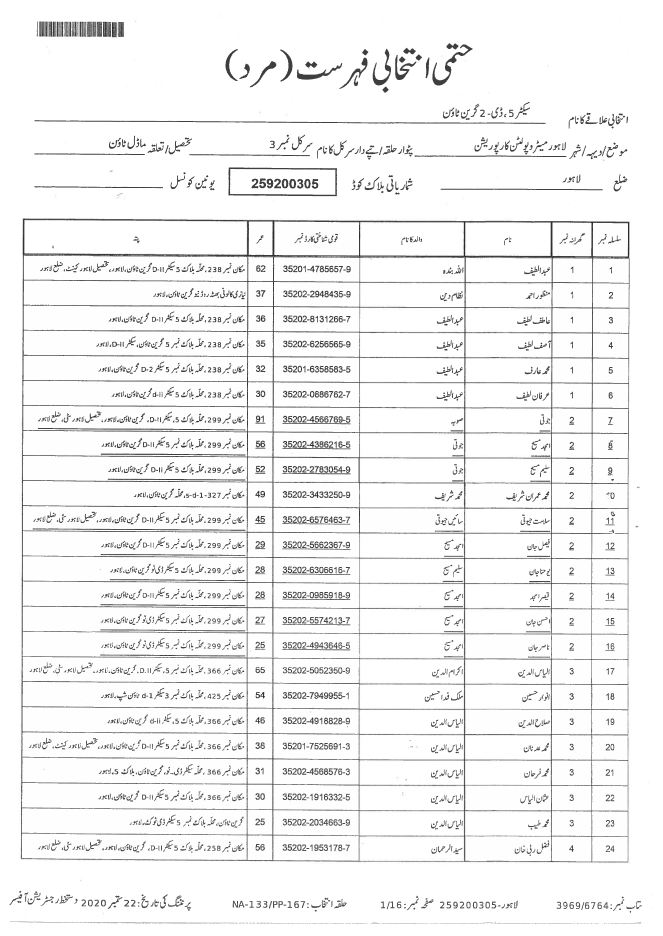
#> input picture pdf_img/16544460977400001-03.jpg, 2649 x 3743 px (shown at 1/4 size); its folder holds only this picture in this run
$ python focus_border.py
#> lines starting #> are read from the running program, lines starting #| are printed output that depends on the picture; after the words box and inside, x2 and y2 are one past the last pixel; in counts of white or black regions, pixels touching at a corner belong together
#> in box_extraction, img is the input picture: shape (3743, 2649, 3); min 16, max 255, mean 242
import cv2
import numpy as np
import time
import csv
import pytesseract
import os
import threading

## Init
global thread_kill_flags
input_folder = "pdf_img/"
output_folder = "output_img/"
out_csv = "table_1.csv"
pytesseract.pytesseract.tesseract_cmd = r"C:\Program Files\Tesseract-OCR\tesseract.exe"

# [11 lines left out: function img_preprocessing, not called in this run]


def caculate_time_difference(start_milliseconds, end_milliseconds, filename):
    if filename == 'total':
        diff_milliseconds = int(end_milliseconds) - int(start_milliseconds)
        seconds=(diff_milliseconds / 1000) % 60
        minutes=(diff_milliseconds/(1000*60))%60
        hours=(diff_milliseconds/(1000*60*60))%24
        print("Total run time", hours,":",minutes,":",seconds)
    else:
        diff_milliseconds = int(end_milliseconds) - int(start_milliseconds)
        seconds=(diff_milliseconds / 1000) % 60
        print(seconds, "s", filename)

# [22 lines left out: function sort_contours, not called in this run]


def draw_green_line(img):
    img_gry = cv2.cvtColor(img, cv2.COLOR_BGR2GRAY)
    img_cny = cv2.Canny(img_gry, 50, 200)
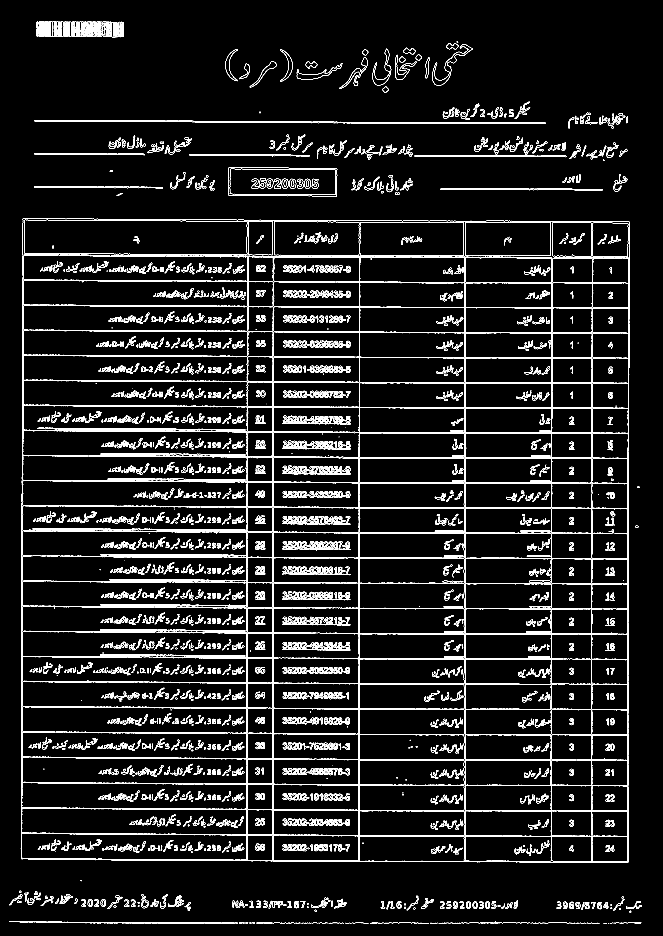
#> img_cny: shape (3743, 2649) (shown at 1/4 size); 3.9% white in thin lines or dots
    lns = cv2.ximgproc.createFastLineDetector().detect(img_cny)
    img_cpy = img.copy()

    for ln in lns:
        x1 = int(ln[0][0])
        y1 = int(ln[0][1])
        x2 = int(ln[0][2])
        y2 = int(ln[0][3])

        cv2.line(img_cpy, pt1=(x1, y1), pt2=(x2, y2),
                color=(0, 0, 0), thickness=5)
#> this loop made 10287 passes
#> (ln, x1, y1, x2, y2) on passes 1 to 3: ([[177, 85.11, 163, 84.76]], 176, 85, 163, 84), ([[146.4, 84.99, 145.7, 144]], 146, 84, 145, 143), ([[155, 85, 153.6, 96.95]], 155, 85, 153, 96)
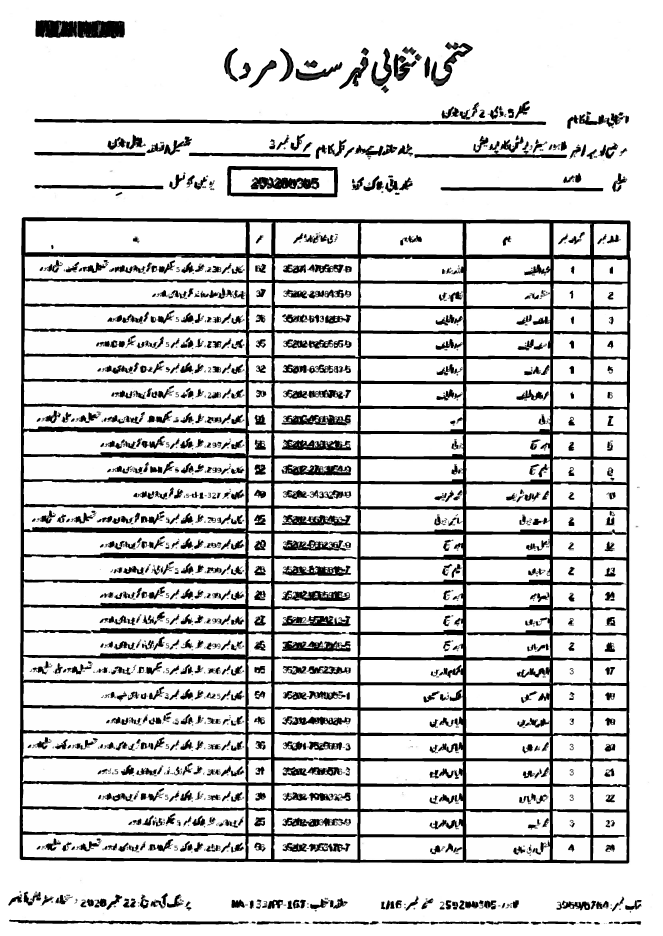
#> img_cpy: shape (3743, 2649, 3) (shown at 1/4 size); min 0, max 255, mean 209.5

        # print("Coords: ({}, {})->({}, {})".format(x1, y1, x2, y2))
    return img_cpy


def v_remove_cnts(image):
    mask = np.ones(image.shape[:2], dtype="uint8") * 255
    contours, hierarchy = cv2.findContours(
        image, cv2.RETR_TREE, cv2.CHAIN_APPROX_SIMPLE)
    h_arr = []
    for cnt in contours:
        x, y, w, h = cv2.boundingRect(cnt)
        h_arr.append(h)
    mode_h = (max(set(h_arr), key = h_arr.count))
    for cnt in contours:
        x, y, w, h = cv2.boundingRect(cnt)
        h_arr.append(h)
        # print(box_info)
        if h < mode_h - 50:
            cv2.drawContours(mask, [cnt], -1, 0, -1)

    image = cv2.bitwise_and(image, image, mask=mask)
    cv2.imwrite("focus_border_Images/v.jpg", image)
    return image


def h_remove_cnts(image):
    mask = np.ones(image.shape[:2], dtype="uint8") * 255
    contours, hierarchy = cv2.findContours(
        image, cv2.RETR_TREE, cv2.CHAIN_APPROX_SIMPLE)
    for cnt in contours:
        x, y, w, h = cv2.boundingRect(cnt)
        box_info = [x, y, w, h]
        # print(box_info)
        if w < 2640:
            cv2.drawContours(mask, [cnt], -1, 0, -1)
    image = cv2.bitwise_and(image, image, mask=mask)
    cv2.imwrite("focus_border_Images/h.jpg", image)
    return image


#Functon for extracting the box
def box_extraction(img_for_box_extraction_path, cropped_dir_path):
    filename_no_xtensn = img_for_box_extraction_path.split(".")[0]
    filename_no_folder = filename_no_xtensn.split(input_folder)[1]
    img = cv2.imread(img_for_box_extraction_path)  # Read the image
    img1 = cv2.imread(img_for_box_extraction_path)  # Read the image
    img1 = draw_green_line(img1)
    time_str = str(int(round(time.time() * 1000)))
    folder = "focus_border_Images/"
    g_file_name = "g_" + filename_no_folder + ".jpg"
    cv2.imwrite(folder + g_file_name, img1)

    Cimg_gray_para = [3, 3, 0]
    Cimg_blur_para = [150, 255]

    gray_img = cv2.cvtColor(img1, cv2.COLOR_BGR2GRAY)
    blurred_img = cv2.GaussianBlur(gray_img, (Cimg_gray_para[0], Cimg_gray_para[1]), Cimg_gray_para[2])
    (thresh, img_bin) = cv2.threshold(blurred_img, 200, 255,
                                      cv2.THRESH_BINARY | cv2.THRESH_OTSU)  # Thresholding the image
#> img_bin: shape (3743, 2649); 82% white; 1181 black regions (116 under 20 px), largest, box (x1, y1, x2, y2) and area: (79, 869, 2523, 3454) 1047450, (137, 475, 2185, 500) 26007, (142, 81, 499, 153) 22537
#> thresh = 134
    img_bin = 255-img_bin  # Invert the image
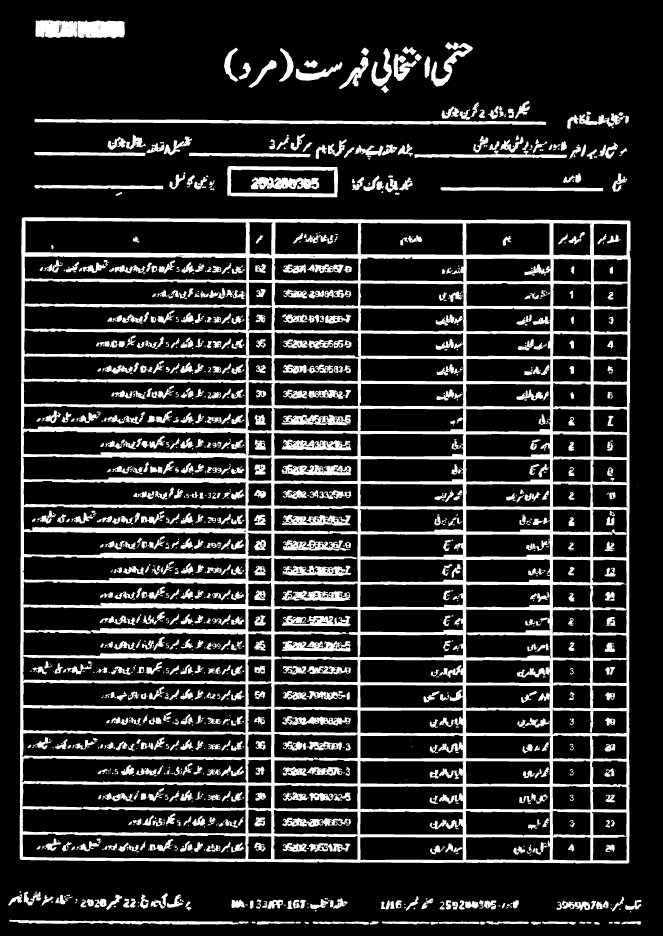
#> img_bin: shape (3743, 2649) (shown at 1/4 size); 18% white; 1181 white regions (116 under 20 px), largest, box (x1, y1, x2, y2) and area: (79, 869, 2523, 3454) 1047450, (137, 475, 2185, 500) 26007, (142, 81, 499, 153) 22537

    # Defining a kernel length
    kernel_length = np.array(img).shape[1]//40
#> kernel_length = 66

    # A verticle kernel of (1 X kernel_length), which will detect all the verticle lines from the image.
    verticle_kernel = cv2.getStructuringElement(cv2.MORPH_RECT, (1, kernel_length))
#> verticle_kernel = 66 values from 1 to 1
    # A horizontal kernel of (kernel_length X 1), which will help to detect all the horizontal line from the image.
    hori_kernel = cv2.getStructuringElement(cv2.MORPH_RECT, (kernel_length, 1))
    # A kernel of (3 X 3) ones.
    kernel = cv2.getStructuringElement(cv2.MORPH_RECT, (3, 3))
#> kernel = [[1, 1, 1], [1, 1, 1], [1, 1, 1]]

    # Morphological operation to detect verticle lines from an image
    img_temp1 = cv2.erode(img_bin, verticle_kernel, iterations=2)
#> img_temp1: shape (3743, 2649); 1.8% white; 8 white regions, largest, box (x1, y1, x2, y2) and area: (1851, 946, 1866, 3387) 26858, (79, 935, 102, 3376) 26276, (2198, 945, 2214, 3388) 24891
    verticle_lines_img = cv2.dilate(img_temp1, verticle_kernel, iterations=8)
#> verticle_lines_img: shape (3743, 2649); 2.9% white; 8 white regions, largest, box (x1, y1, x2, y2) and area: (79, 679, 102, 3640) 41495, (1851, 690, 1866, 3651) 39976, (1085, 686, 1101, 3648) 37568
    verticle_lines_img = cv2.erode(verticle_lines_img, verticle_kernel, iterations=2)
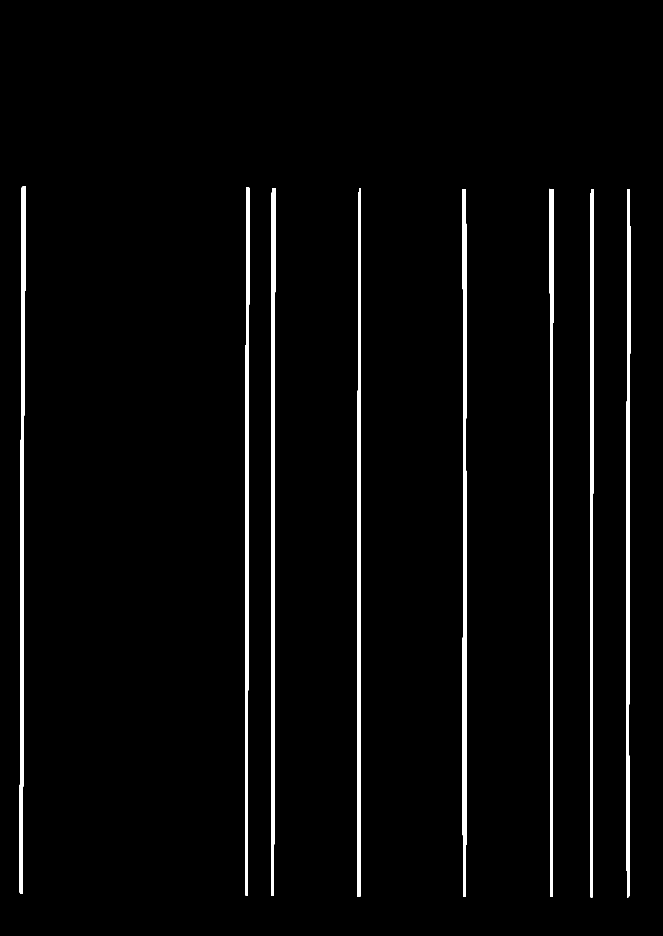
#> verticle_lines_img: shape (3743, 2649) (shown at 1/4 size); 2.7% white; 8 white regions
    v_file_name = "v_" + filename_no_folder + ".jpg"
    cv2.imwrite(folder + v_file_name, verticle_lines_img)

    # Find valid cnts
    v_cnts_img = v_remove_cnts(verticle_lines_img)
#> in v_remove_cnts, `contours, hierarchy = cv2.findContours( image, cv2.RETR_TREE, cv2.CHAI..`: contours = 8 contours; box (x1, y1, x2, y2) and area: (79, 745, 102, 3576) 35664, (1851, 756, 1866, 3587) 34793, (2198, 755, 2214, 3588) 32125, (1085, 752, 1101, 3584) 32125, (1430, 753, 1443, 3588) 29558, (2506, 758, 2522, 3590) 29548, (982, 751, 997, 3583) 28066, (2361, 757, 2376, 3589) 27684
#> the loop in v_remove_cnts, `for cnt in contours:` made 8 passes
#> (x, y, w, h) on passes 1 to 8: (2506, 758, 16, 2832), (2361, 757, 15, 2832), (1851, 756, 15, 2831), (2198, 755, 16, 2833), (1430, 753, 13, 2835), (1085, 752, 16, 2832), (982, 751, 15, 2832), (79, 745, 23, 2831)
#> after the loop in v_remove_cnts, `for cnt in contours:`: h_arr = [2832, 2832, 2831, 2833, 2835, 2832, 2832, 2831]
#> in v_remove_cnts, `mode_h = (max(set(h_arr), key = h_arr.count))`: mode_h = 2832
#> after the loop in v_remove_cnts, `for cnt in contours:`: mask: shape (3743, 2649); every value is 255
#> after the loop in v_remove_cnts, `for cnt in contours:`: h_arr = [2832, 2832, 2831, 2833, 2835, 2832, 2832, 2831, 2832, 2832, 2831, 2833, 2835, 2832, 2832, 2831]

    # Morphological operation to detect horizontal lines from an image
    img_temp2 = cv2.erode(img_bin, hori_kernel, iterations=2)
#> img_temp2: shape (3743, 2649); 6.1% white; 60 white regions (2 under 20 px), largest, box (x1, y1, x2, y2) and area: (151, 1010, 2459, 1037) 31185, (153, 870, 2458, 895) 29849, (150, 1709, 2454, 1738) 26064
    horizontal_lines_img = cv2.dilate(img_temp2, hori_kernel, iterations=8)
#> horizontal_lines_img: shape (3743, 2649); 11.3% white; 51 white regions, largest, box (x1, y1, x2, y2) and area: (0, 1010, 2649, 1037) 47880, (0, 2110, 2649, 2139) 46903, (0, 1709, 2649, 1738) 42084
    horizontal_lines_img = cv2.erode(horizontal_lines_img, hori_kernel, iterations=2)
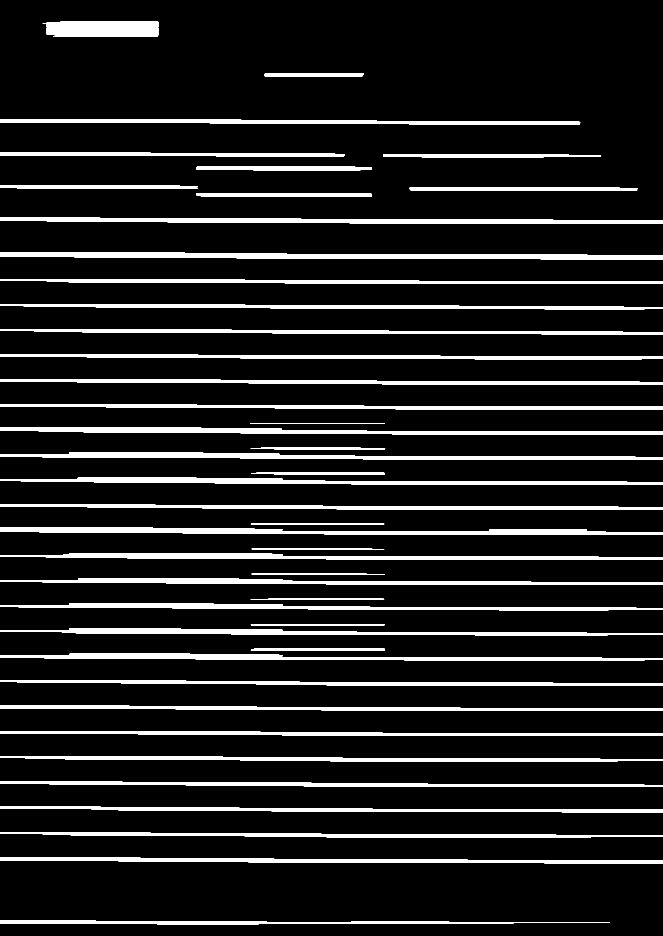
#> horizontal_lines_img: shape (3743, 2649) (shown at 1/4 size); 10.5% white; 51 white regions
    h_file_name = "h_" + filename_no_folder + ".jpg"
    cv2.imwrite(folder + h_file_name, horizontal_lines_img)

    # Find valid cnts
    h_cnts_img = h_remove_cnts(horizontal_lines_img)
#> in h_remove_cnts, `contours, hierarchy = cv2.findContours( image, cv2.RETR_TREE, cv2.CHAI..`: contours = 51 contours, 1 with area under 20; largest, box (x1, y1, x2, y2) and area: (0, 1010, 2649, 1037) 43560, (0, 2110, 2649, 2139) 40982, (0, 1709, 2649, 1738) 37345, (0, 870, 2649, 895) 37319, (0, 1810, 2649, 1839) 36656
#> the loop in h_remove_cnts, `for cnt in contours:` made 51 passes
#> (x, y, w, h) on passes 1 to 12: (0, 3683, 2440, 14), (0, 3430, 2649, 23), (0, 3330, 2649, 20), (0, 3227, 2649, 22), (0, 3126, 2649, 21), (0, 3025, 2649, 21), (0, 2924, 2649, 20), (0, 2822, 2649, 22), (0, 2721, 2649, 23), (0, 2615, 2649, 26), (1003, 2593, 536, 10), (0, 2515, 2649, 26)
#> (cnt, x, y, w, h) on passes 47 to 50: ([[186, 122], [634, 122]], 186, 122, 449, 1), ([[186, 118], [186, 120], [634, 120], [634, 118]], 186, 118, 449, 3), ([[186, 113], [186, 114], [634, 114], [633, 113]], 186, 113, 449, 2), ([[186, 105], [186, 108], [633, 108], [633, 105]], 186, 105, 448, 4)
#> after the loop in h_remove_cnts, `for cnt in contours:`:
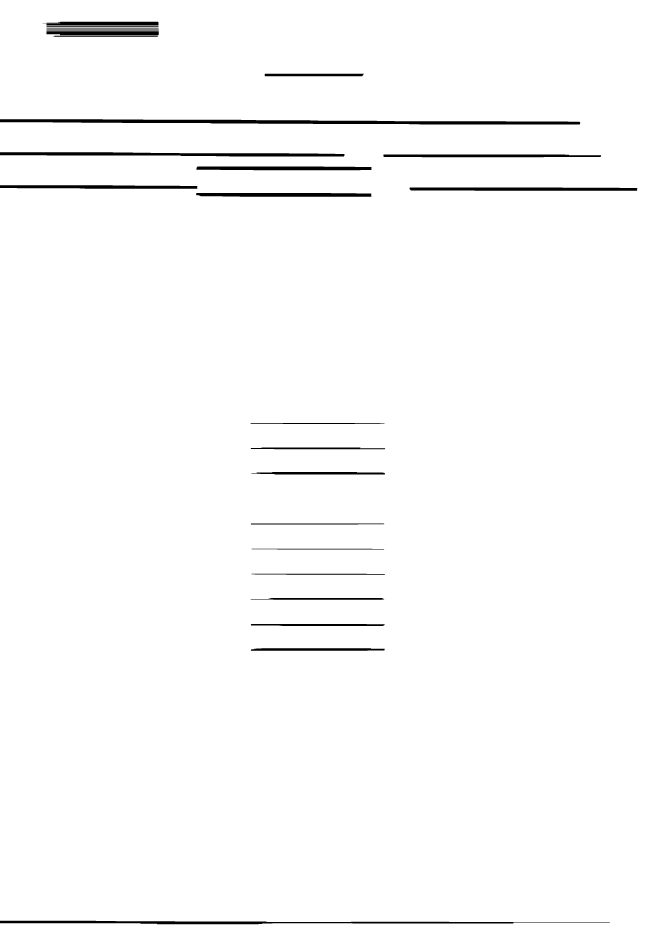
#> mask: shape (3743, 2649) (shown at 1/4 size); 98.3% white; 25 black regions, largest, box (x1, y1, x2, y2) and area: (0, 477, 2321, 498) 30080, (0, 3683, 2440, 3697) 17594, (0, 609, 1379, 626) 16434
#> in h_remove_cnts, `image = cv2.bitwise_and(image, image, mask=mask)`: image: shape (3743, 2649); 8.8% white; 26 white regions, largest, box (x1, y1, x2, y2) and area: (0, 1010, 2649, 1037) 46320, (0, 2110, 2649, 2139) 43663, (0, 1709, 2649, 1738) 40008

    # Weighting parameters, this will decide the quantity of an image to be added to make a new image.
    alpha = 0.5
    beta = 1.0 - alpha

    # This function helps to add two image with specific weight parameter to get a third image as summation of two image.
    img_final_bin = cv2.addWeighted(v_cnts_img, alpha, h_cnts_img, beta, 0.0)
    img_final_bin = cv2.erode(~img_final_bin, kernel, iterations=2)
    (thresh, img_final_bin) = cv2.threshold(img_final_bin, 128, 255, cv2.THRESH_BINARY | cv2.THRESH_OTSU)
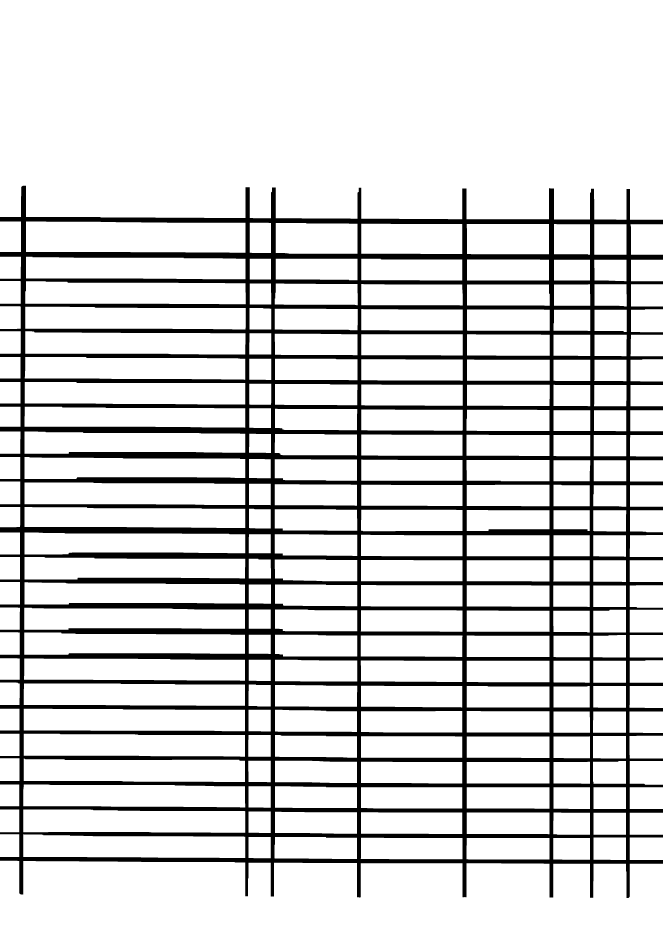
#> img_final_bin: shape (3743, 2649) (shown at 1/4 size); 85.2% white; 1 black region, box (x1, y1, x2, y2) and area: (0, 743, 2649, 3592) 1463136
#> thresh = 127
    f_file_name = "f_" + filename_no_folder + ".jpg"
    cv2.imwrite(folder + f_file_name, img_final_bin)

# [7 lines left out: function processing, not called in this run]


class myThread (threading.Thread):
    # [7 lines left out: function __init__, not called in this run]
    def stop(self):
        self._stop.set()

    # [6 lines left out: function run, not called in this run]

def main(start_time):
    stop_threads = False
    filenames = []
    thread_list = []
    count_thread = 5
    for filename in os.listdir(input_folder):
        filenames.append(filename)

    mode = len(filenames) % (count_thread - 1)
    step = len(filenames) / (count_thread - 1)

    if len(filenames) < 5:
        start_total = str(int(round(time.time() * 1000)))
        for filename in os.listdir(input_folder):
            start_milliseconds = str(int(round(time.time() * 1000)))
            file_path = input_folder + filename
            box_extraction(file_path, output_folder);
            end_milliseconds = str(int(round(time.time() * 1000)))
            # caculate_time_difference(start_milliseconds, end_milliseconds, filename)
        end_total = str(int(round(time.time() * 1000)))
        caculate_time_difference(start_total, end_total, "total")
    else:
        for i in range(1, count_thread):
            files = filenames[int(step)*(i-1) : int(step)*i]
            # Create new threads
            thread = myThread(i, "Thread_"+str(i), files, start_time)
            thread_list.append(thread)

        # Start new Threads
        for thread in thread_list:
            thread.start()

        if mode != 0:
        # Start mode Threads
            files = filenames[(count_thread - 1)*int(step):]
            thread1 = myThread(count_thread, "Thread_"+str(count_thread), files, start_time)
            thread1.start()

if __name__ == '__main__':
    print("Reading image..")
    start_time = str(int(round(time.time() * 1000)))
    main(start_time)
